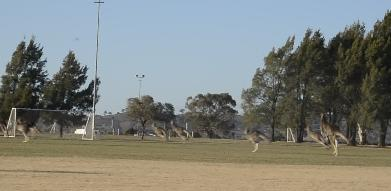
%> input picture shiyan5/code/matlab/k.jpg, 391 x 191 px
$ octave qk.m   (GNU Octave 9; MATLAB toolbox functions it lacks are replaced by stand-ins)
%> lines starting %> are read from the running program, lines starting %| are printed output that depends on the picture
str00='k.jpg'; % input image
str0='harris'; % output images
str3=strcat(str0,'gx.bmp'); % ditto
str4=strcat(str0,'gy.bmp'); % ditto
str5=strcat(str0,'signal.bmp'); % ditto
str6=strcat(str0,'maxima.bmp'); % ditto
str7=strcat(str0,'corners.bmp'); % ditto
frame=imread(str00);
%> frame is the input picture: size 191x391x3 uint8; mean R, G, B 126.9, 130.3, 125.4
grey=rgb2gray(frame);
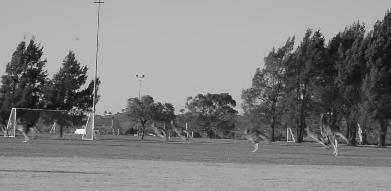
%> grey: size 191x391 uint8; min 4, max 253, mean 128.7
r0=frame(:,:,1); g0=frame(:,:,2); b0=frame(:,:,3);
%> after `r0=frame(:,:,1)`:
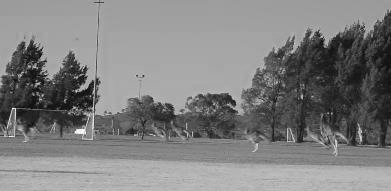
%> r0: size 191x391 uint8; min 3, max 255, mean 126.9
%> after `b0=frame(:,:,3)`:
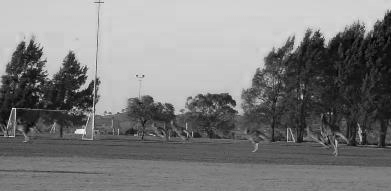
%> b0: size 191x391 uint8; min 0, max 240, mean 125.4
[iy,ix]=size(grey);
%> iy = 191; ix = 391
t0=int16(r0); % note that this image space is int16 rather than uint8
t1=uint8(zeros(iy,ix)); t2=uint8(zeros(iy,ix));
t3=uint8(zeros(iy,ix)); t4=uint8(zeros(iy,ix));
% define elements for 5x5 and 7x7 windows
wx=[0, 1,1,0,-1,-1,-1,0,1, 2,2,1,0,-1,-2,-2,-2,-1,0,1,2];
wy=[0, 0,-1,-1,-1,0,1,1,1, 0,-1,-2,-2,-2,-1,0,1,2,2,2,1];
vx=[0, 1,1,0,-1,-1,-1,0,1, 2,2,2,1,0,-1,-2,-2,-2,-2,-2,...
-1,0,1,2,2,3,3,1,0,-1,-3,-3,-3,-1,0,1,3];
vy=[0, 0,-1,-1,-1,0,1,1,1, 0,-1,-2,-2,-2,-2,-2,-1,0,1,2,...
2,2,2,2,1,0,-1,-3,-3,-3,-1,0,1,3,3,3,1];
% find intensity gradients
gdiv=5; % must be at least 4 or 5
wsizegrad=3;
border=(wsizegrad-1)/2;
for y=1+border:iy-border
for x=1+border:ix-border % NB variables are int16
P4=t0(y-1,x-1); P3=t0(y-1,x); P2=t0(y-1,x+1);
P5=t0(y ,x-1); P0=t0(y ,x); P1=t0(y ,x+1);
P6=t0(y+1,x-1); P7=t0(y+1,x); P8=t0(y+1,x+1);
gx=(P2+2*P1+P8)-(P4+2*P5+P6);
gy=(P2+2*P3+P4)-(P6+2*P7+P8);
tt1=gx/gdiv+128; tt2=gy/gdiv+128;
if tt1>255, tt1=255; elseif tt1<0, tt1=0; end
if tt2>255, tt2=255; elseif tt2<0, tt2=0; end
t1(y,x)=uint8(tt1);
t2(y,x)=uint8(tt2);
end
end
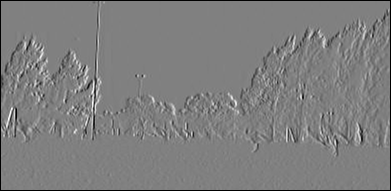
%> t1: size 191x391 uint8; min 0, max 255, mean 125.8
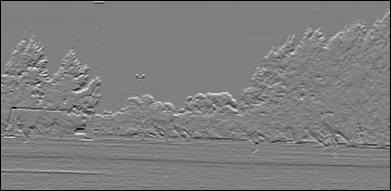
%> t2: size 191x391 uint8; min 0, max 246, mean 125.8
figure, imshow(grey)
figure, imshow(t1)
figure, imshow(t2)
imwrite(uint8(t1),str3);
